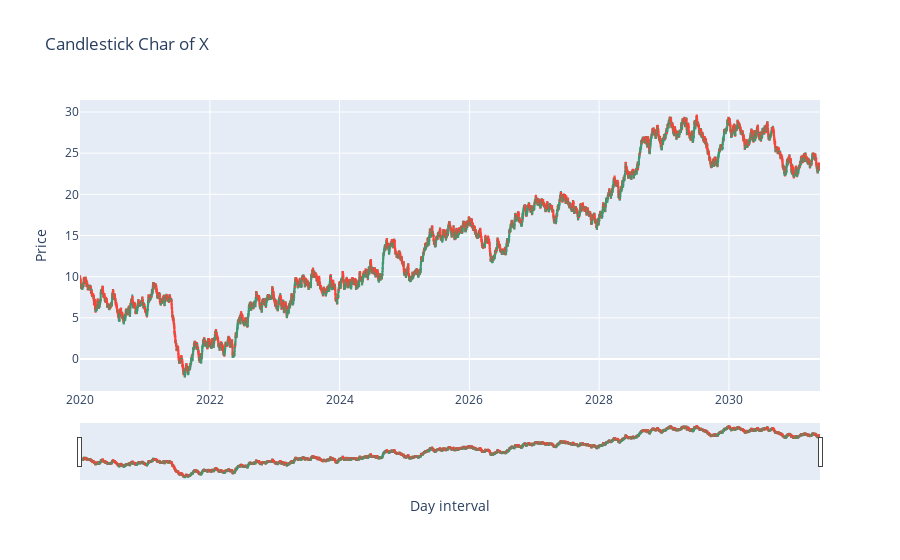

Source (notebook cell):
### Code cell
fig = go.Figure(data=[go.Candlestick(x=df.index, open=x_o, high=x_h, low=x_l, close=x_c)])
fig.update_layout(title='Candlestick Char of X', xaxis_title='Day interval', yaxis_title='Price')
fig.show()

### Figure 1 — Plotly figure (JSON) as saved in the notebook; plotly's stock layout.template omitted (floating-point values rounded to 4 significant figures; data arrays with more than 128 entries replaced by an {"elided": "..."} marker saying what was removed)
{"data": [{"close": {"elided": "4166 float values"}, "high": {"elided": "4166 float values"}, "low": {"elided": "4166 float values"}, "open": {"elided": "4166 float values"}, "type": "candlestick", "x": {"elided": "4166 str values"}}], "layout": {"title": {"text": "Candlestick Char of X"}, "xaxis": {"title": {"text": "Day interval"}}, "yaxis": {"title": {"text": "Price"}}}}
